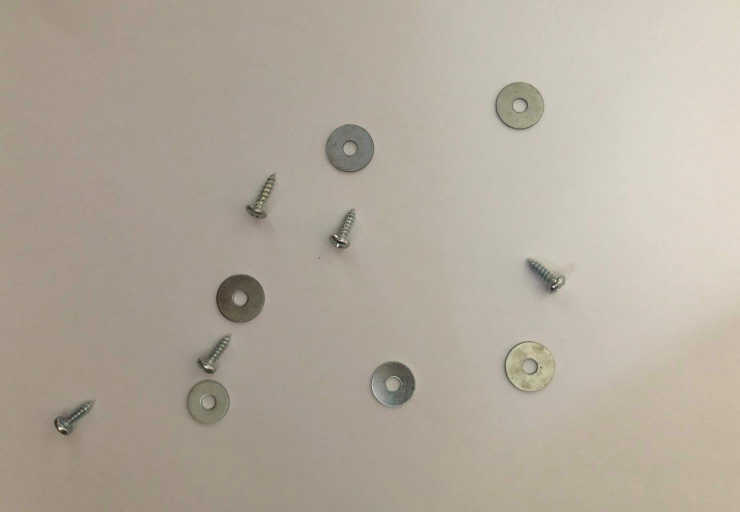
%> input picture Assignment_Input/Assignment_Input/IMG_01.jpg, 1480 x 1024 px (shown at 1/2 size)
$ octave Task1to4.m   (GNU Octave 9; MATLAB toolbox functions it lacks are replaced by stand-ins)
%> lines starting %> are read from the running program, lines starting %| are printed output that depends on the picture; in (x1, y1, x2, y2) boxes, pixels count from 0 and x2, y2 are one past the last pixel; in counts of white or black regions, pixels touching at a corner belong together; the program's own positions count from 1
clear; close all; % Clear memory and close any open figures

% Task 1: Pre-processing -----------------------
% Step-1: Load input image
I = imread('IMG_01.jpg');
%> I is the input picture: size 1024x1480x3 uint8; mean R, G, B 178.4, 169.5, 156.1

% Step-2: Covert image to grayscale
I_gray = rgb2gray(I);

% Step-3: Rescale image using bilinear interpolation
I_gray_scale_bi = imresize(I_gray, 0.5, "bilinear");

% Step-4: Produce histogram before enhancing
histogram(I_gray_scale_bi);
title("Step-4: Histogram before enhancing");
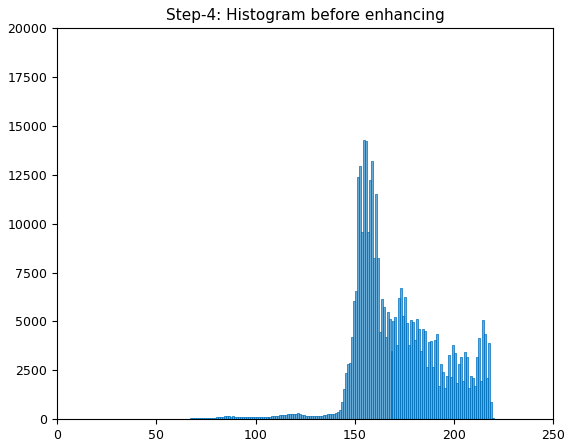
%> figure redrawn from the program's plot data; tallest bar 14254 high, from x = 154 to 155

% Step-5: Enhance image before binarisation using contrast stretching
% converts the intensity image I to double precision
J = 255*im2double(I_gray_scale_bi);
mi = min(min(J)); % find the minimum pixel intensity
%> mi = 38
ma = max(max(J)); % find the maximum pixel intensity
%> ma = 237

% Use the imadjust function to enhance the image
I_gray_scale_bi_enhanced = imadjust(I_gray_scale_bi,[mi/255; ma/255],[0; 0.9]);
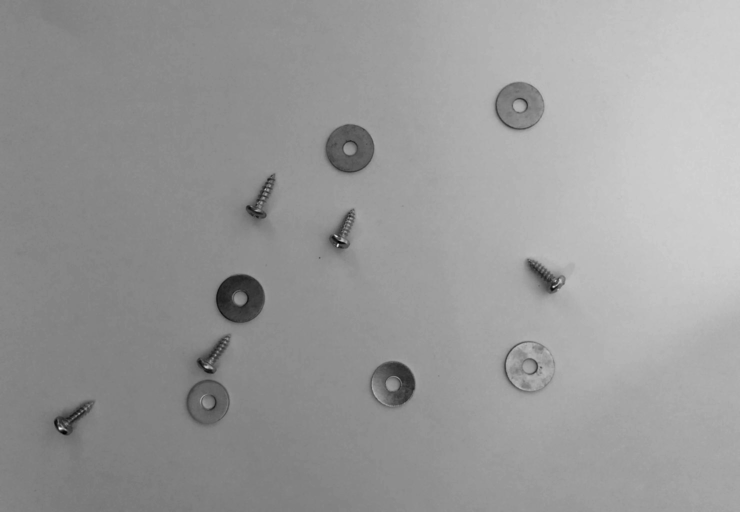
%> I_gray_scale_bi_enhanced: size 512x740 uint8; min 0, max 230, mean 153
figure, imshow(I_gray_scale_bi_enhanced);
title("Step-5: Enhanced Image")

% Step-6: Histogram after enhancement
histogram(I_gray_scale_bi_enhanced);
title("Step-6: Histogram for after enhancement.");
%> figure, not shown here; tallest bar 14254 high, from x = 134 to 135

% Step-7: Image Binarisation
binarisedImage = imbinarize(I_gray_scale_bi_enhanced, "adaptive", ...
    "ForegroundPolarity", "dark", "Sensitivity", 0.50);
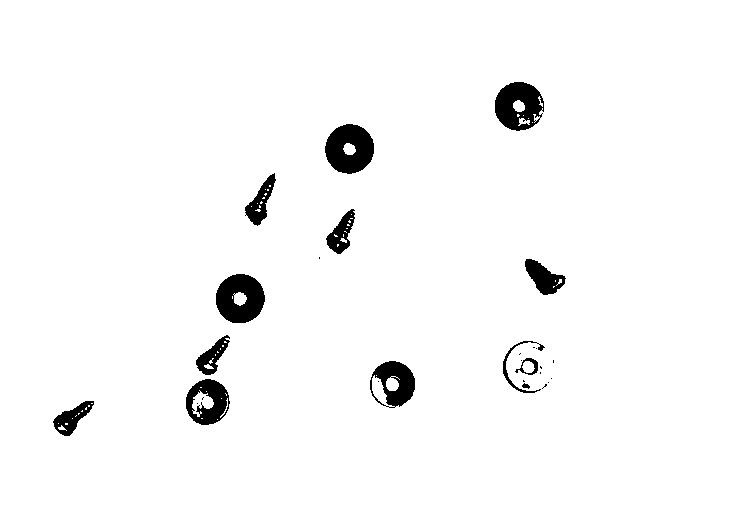
%> binarisedImage: size 512x740 logical; 97% white; 28 black regions (15 under 20 px), largest, box (x1, y1, x2, y2) and area: (325, 124, 374, 174) 1779, (216, 274, 265, 323) 1757, (495, 82, 544, 131) 1650
figure, imshow(binarisedImage)
title("Step-7: Producing binarised image")

% Display the re-sized image, histograms before and after enhancement,
% enhanced image and the binarised image
figure,subplot(3, 2, 1),imshow(I_gray_scale_bi);title('Re-sized Image');
axis on;

subplot(3, 2, 2),histogram(I_gray_scale_bi);title('Histogram (before enhancement)');
axis on;

subplot(3, 2, 3),imshow(I_gray_scale_bi_enhanced);title('Enhanced Image');
axis on;

subplot(3, 2, 4),histogram(I_gray_scale_bi_enhanced);title('Histogram (after enhancement)');
axis on;

subplot(3, 2, 5),imshow(binarisedImage);title('Binarised Image');
axis on;

pos = get(gcf, 'Position'); % gives the position of current sub-plot
set(gcf, 'Position',pos+[0 -100 100 100]) % set new position of current sub - plot
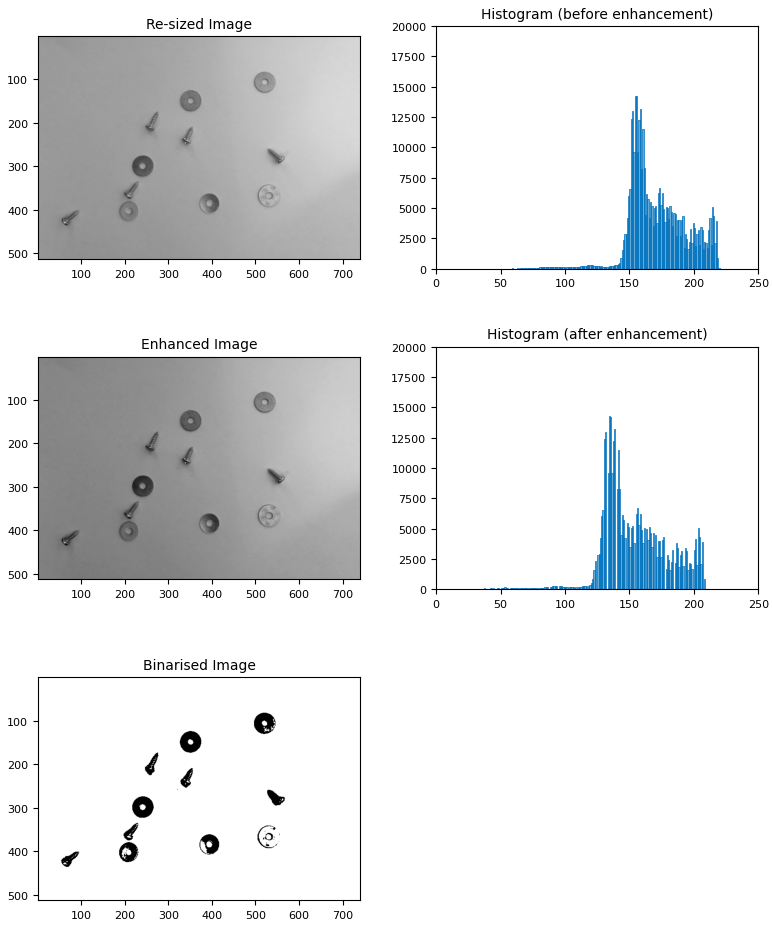
%> figure redrawn from the program's plot data, 5 panels


% Task 2: Edge detection ------------------------

% Use median filtering to help reduce noise in enhanced image before
% applying edge detection
img_smooth = medfilt2(I_gray_scale_bi_enhanced);

% Test out sobel method for edge detection
edgeDetectionSobel = edge(img_smooth,'sobel');
%> edgeDetectionSobel: size 512x740 logical; 0.74% white in thin lines or dots
figure; imshow(edgeDetectionSobel);
title("Task 2: Edge Detection - Sobel");

% Test out canny method for edge detection
% Change the sigma value to "0.08" to perform further noiser reduction
edgeDetectionCanny = edge(img_smooth,'canny', 0.08);
%> edgeDetectionCanny: size 512x740 logical; 0.88% white in thin lines or dots
figure; imshow(edgeDetectionCanny);
title("Task 2: Edge Detection - Canny");

% Test out prewitt method for edge detection
edgeDetectionPrewitt = edge(img_smooth,'prewitt');
%> edgeDetectionPrewitt: size 512x740 logical; 0.74% white in thin lines or dots
figure; imshow(edgeDetectionPrewitt);
title("Task 2: Edge Detection - Prewitt");


% Task 3: Simple segmentation --------------------

% Define a disk shaped structuring element with a radius of 3 pixels,
% this will be used for morphological operations
se = strel("disk", 3);

% Use closing method on the image to connect all edges of objects
I_close = imclose(edgeDetectionCanny, se);
%> I_close: size 512x740 logical; 1.8% white; 23 white regions (8 under 20 px), largest, box (x1, y1, x2, y2) and area: (502, 340, 557, 395) 1564, (368, 361, 416, 410) 743, (494, 81, 545, 131) 657

% Fill the objects holes
I_filled_segmented = imfill(I_close, "holes");
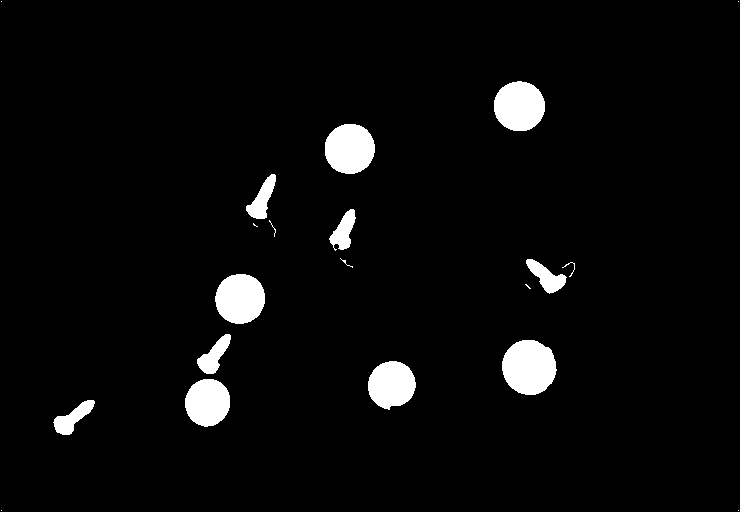
%> I_filled_segmented: size 512x740 logical; 4% white; 20 white regions (7 under 20 px), largest, box (x1, y1, x2, y2) and area: (502, 340, 557, 395) 2356, (494, 81, 545, 131) 2017, (325, 124, 375, 174) 1995

% Remove small objects (that cant be screw / washer)
I_filled_segmented = bwareaopen(I_filled_segmented,20);

% Display segmented image
figure; imshow(I_filled_segmented);
title("Task3 – Simple Segmentation");


% Task 4: Object Recognition --------------------
% Reference: Below code is a modified and extended version of:
% https://uk.mathworks.com/matlabcentral/answers/1990198-extracting-boundaries-properties-from-regionprops

% We label the connected components in the binary image
% and get the aspect ratio of each blob.

% Make measurements for each blob
props = regionprops(I_filled_segmented, 'MajorAxisLength', 'MinorAxisLength');
%> props = 13 regions; first 5, MajorAxisLength and MinorAxisLength: 52.91 18.07, 48.06 44.96, 49.16 18.97, 50.81 49.55, 52.59 17.87

% Get the major and minor axis into a vector
aMajor = [props.MajorAxisLength];
%> aMajor = [52.91 48.06 49.16 50.81 52.59 50.87 44.74 17.26 48.98 51.37 55.53 47.98 18.28]
aMinor = [props.MinorAxisLength];
%> aMinor = [18.07 44.96 18.97 49.55 17.87 49.96 19.14 3 46.11 50.02 54.07 20.25 13.96]

% Compute the aspect ratios feature
aspectRatios = aMajor ./ aMinor;
%> aspectRatios = [2.93 1.07 2.59 1.03 2.94 1.02 2.34 5.74 1.06 1.03 1.03 2.37 1.31]

% Get the number of regions
numBlobs = length(props);
%> numBlobs = 13

% Define a colormap that will be later modified
cmap = zeros(numBlobs+1, 3);

% For each blob number assign the color to be used for it,
% this depends on that blob's aspect ratio calculated
for k = 1 : numBlobs
	if aspectRatios(k) > 2 % Condition to distinguish between screw / washer
		cmap(k+1, :) = [1, 0, 0]; % Red for small screws
	else
		cmap(k+1, :) = [0.9100, 0.4100, 0.1700]; % Orange for washers
	end
end
%> this loop made 13 passes
%> after the loop, cmap = 14 rows, first 12: [0 0 0; 1 0 0; 0.91 0.41 0.17; 1 0 0; 0.91 0.41 0.17; 1 0 0; 0.91 0.41 0.17; 1 0 0; 1 0 0; 0.91 0.41 0.17; 0.91 0.41 0.17; 0.91 0.41 0.17]

% Label the binary image and apply the colourmap
labeledImage = bwlabel(I_filled_segmented);
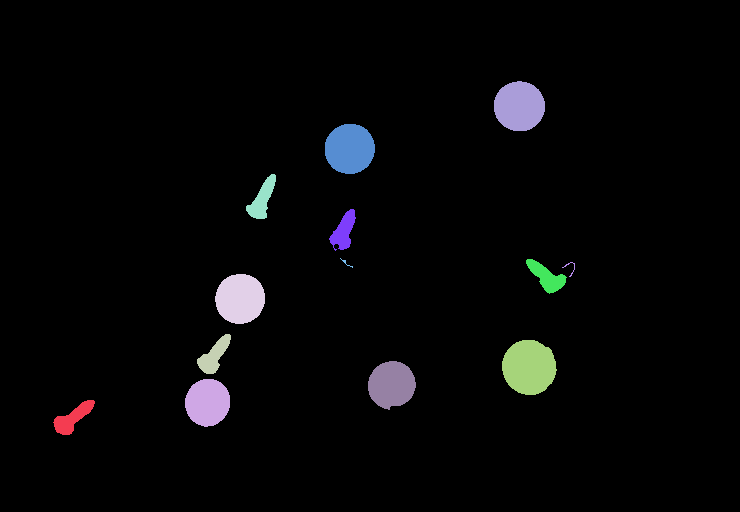
%> labeledImage: size 512x740 double; 14 distinct labels, from 0 to 13; one colour per label, 0 black
figure; imshow(labeledImage, []);
title("Task4 – Object Recognition");
colormap(cmap);
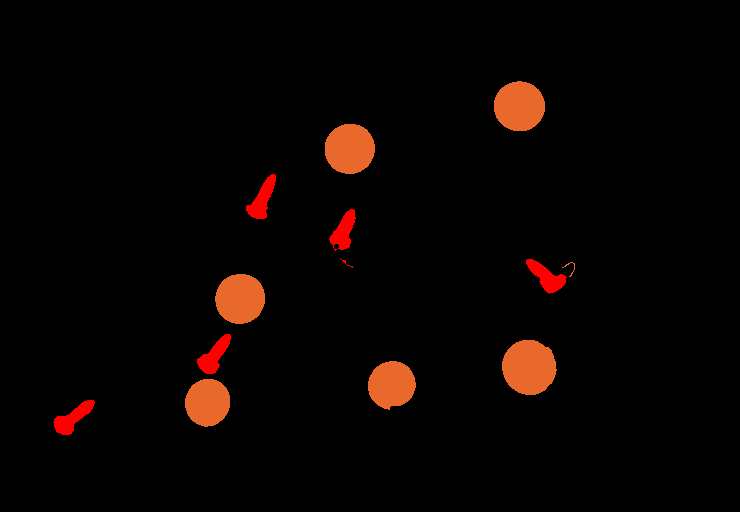
%> displayed picture: size 512x740x3, on the screen's scale of 0 to 255; mean R, G, B 9.4, 3.3, 1.3

$ run again, with Assignment_Input/Assignment_Input/IMG_02.jpg copied over Assignment_Input/Assignment_Input/IMG_01.jpg
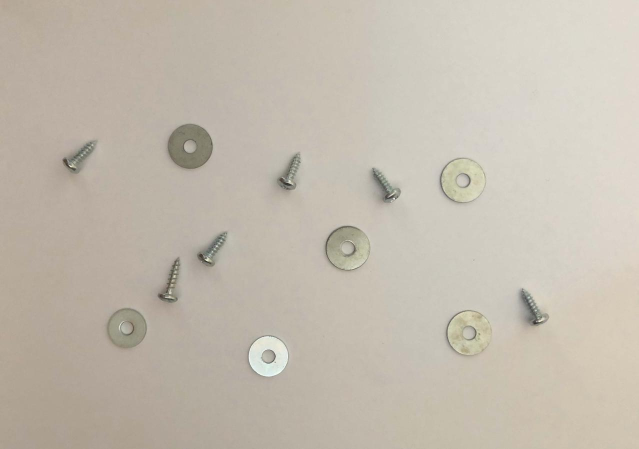
%> input picture Assignment_Input/Assignment_Input/IMG_02.jpg, 1277 x 898 px (shown at 1/2 size)
%> I is the input picture: size 898x1277x3 uint8; mean R, G, B 195.1, 187.2, 174.7
%> mi = 54
%> ma = 243
%> `binarisedImage = imbinarize(I_gray_scale_bi_enhanced, "adaptive", "For..`:
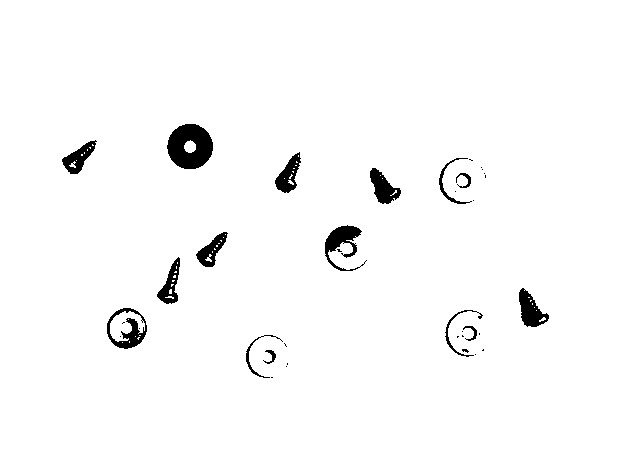
%> binarisedImage: size 449x639 logical; 97.6% white; 37 black regions (22 under 20 px), largest, box (x1, y1, x2, y2) and area: (167, 124, 213, 169) 1506, (325, 225, 367, 271) 737, (107, 308, 147, 349) 649
%> edgeDetectionSobel: size 449x639 logical; 0.89% white in thin lines or dots
%> edgeDetectionCanny: size 449x639 logical; 1.1% white in thin lines or dots
%> edgeDetectionPrewitt: size 449x639 logical; 0.89% white in thin lines or dots
%> I_close: size 449x639 logical; 2.5% white; 22 white regions (6 under 20 px), largest, box (x1, y1, x2, y2) and area: (439, 156, 488, 206) 1136, (444, 309, 494, 359) 1122, (324, 225, 372, 273) 975
%> props = 13 regions; first 5, MajorAxisLength and MinorAxisLength: 44.03 18.17, 43.02 41.65, 50.66 16.62, 46.8 46.75, 22.59 4.89
%> aMajor = [44.03 43.02 50.66 46.8 22.59 44.07 45.77 41.14 48.74 41.77 50.1 52.71 45.11]
%> aMinor = [18.17 41.65 16.62 46.75 4.89 16.52 43.8 16.88 48.07 16.79 49.59 47.34 17.8]
%> aspectRatios = [2.42 1.03 3.05 1 4.62 2.67 1.04 2.44 1.01 2.49 1.01 1.11 2.53]
%> numBlobs = 13
%> the loop `for k = 1 : numBlobs` made 13 passes
%> after the loop `for k = 1 : numBlobs`: cmap = 14 rows, first 12: [0 0 0; 1 0 0; 0.91 0.41 0.17; 1 0 0; 0.91 0.41 0.17; 1 0 0; 1 0 0; 0.91 0.41 0.17; 1 0 0; 0.91 0.41 0.17; 1 0 0; 0.91 0.41 0.17]
%> labeledImage: size 449x639 double; 14 distinct labels, from 0 to 13
%> `colormap(cmap);`:
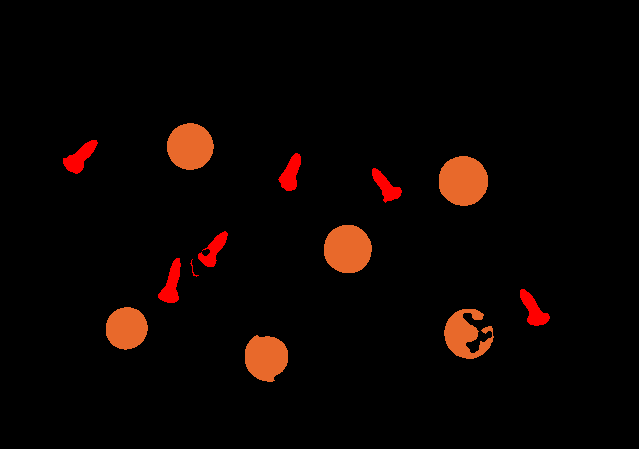
%> displayed picture: size 449x639x3, on the screen's scale of 0 to 255; mean R, G, B 10.8, 3.6, 1.5

$ run again, with Assignment_Input/Assignment_Input/IMG_03.jpg copied over Assignment_Input/Assignment_Input/IMG_01.jpg
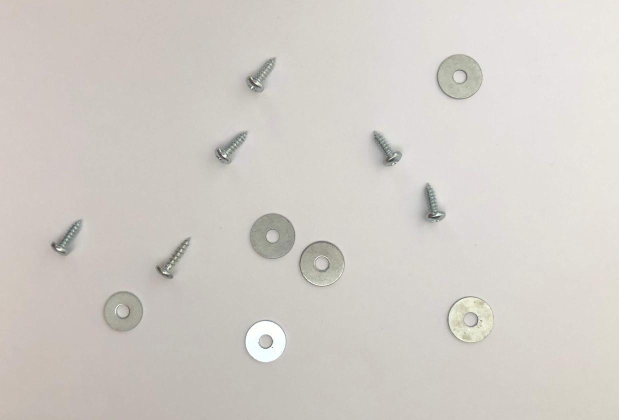
%> input picture Assignment_Input/Assignment_Input/IMG_03.jpg, 1238 x 840 px (shown at 1/2 size)
%> I is the input picture: size 840x1238x3 uint8; mean R, G, B 209.9, 205.4, 199.8
%> mi = 65
%> ma = 255
%> `binarisedImage = imbinarize(I_gray_scale_bi_enhanced, "adaptive", "For..`:
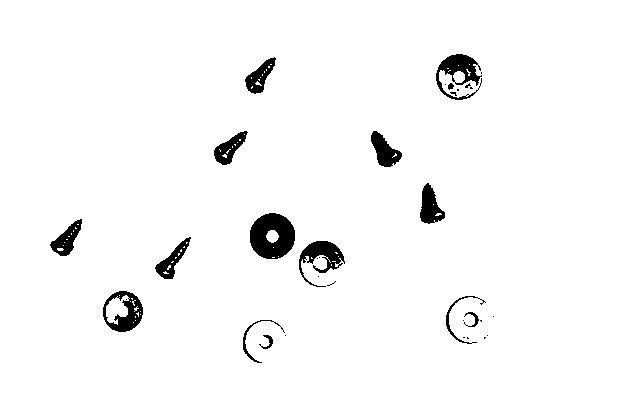
%> binarisedImage: size 420x619 logical; 96.9% white; 34 black regions (19 under 20 px), largest, box (x1, y1, x2, y2) and area: (250, 213, 295, 259) 1519, (436, 54, 482, 100) 902, (299, 241, 345, 287) 837
%> edgeDetectionSobel: size 420x619 logical; 0.98% white in thin lines or dots
%> edgeDetectionCanny: size 420x619 logical; 1.3% white in thin lines or dots
%> edgeDetectionPrewitt: size 420x619 logical; 0.97% white in thin lines or dots
%> I_close: size 420x619 logical; 2.6% white; 24 white regions (9 under 20 px), largest, box (x1, y1, x2, y2) and area: (445, 294, 493, 346) 1278, (298, 240, 345, 290) 943, (435, 54, 483, 101) 818
%> props = 12 regions; first 5, MajorAxisLength and MinorAxisLength: 44.85 18.39, 43.23 41.71, 51.64 16.73, 42.18 18.54, 45.76 43.48
%> aMajor = [44.85 43.23 51.64 42.18 45.76 42.13 48.05 50.28 42.47 42.62 48.41 52.15]
%> aMinor = [18.39 41.71 16.73 18.54 43.48 18.17 46.93 47.15 17.57 19.86 47.61 48.11]
%> aspectRatios = [2.44 1.04 3.09 2.28 1.05 2.32 1.02 1.07 2.42 2.15 1.02 1.08]
%> numBlobs = 12
%> the loop `for k = 1 : numBlobs` made 12 passes
%> after the loop `for k = 1 : numBlobs`: cmap = 13 rows, first 12: [0 0 0; 1 0 0; 0.91 0.41 0.17; 1 0 0; 1 0 0; 0.91 0.41 0.17; 1 0 0; 0.91 0.41 0.17; 0.91 0.41 0.17; 1 0 0; 1 0 0; 0.91 0.41 0.17]
%> labeledImage: size 420x619 double; 13 distinct labels, from 0 to 12
%> `colormap(cmap);`:
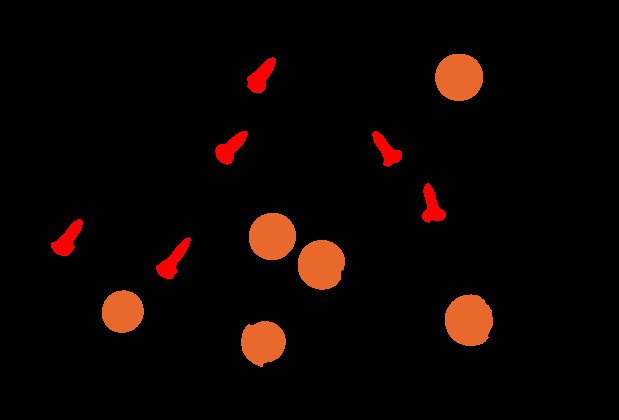
%> displayed picture: size 420x619x3, on the screen's scale of 0 to 255; mean R, G, B 12.5, 4.2, 1.7

$ run again, with Assignment_Input/Assignment_Input/IMG_04.jpg copied over Assignment_Input/Assignment_Input/IMG_01.jpg
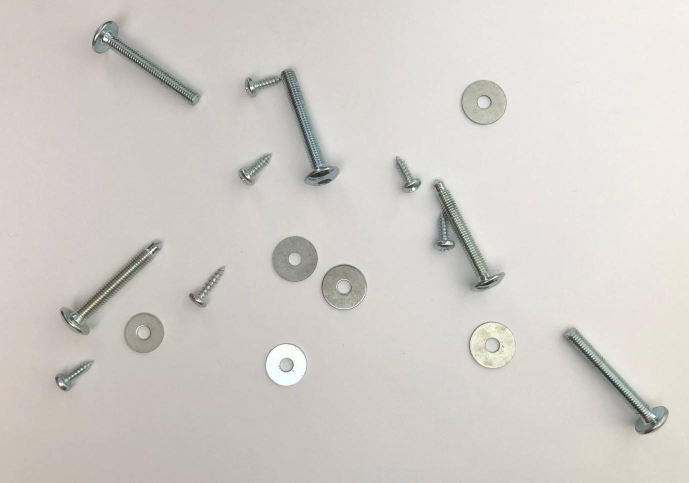
%> input picture Assignment_Input/Assignment_Input/IMG_04.jpg, 1377 x 966 px (shown at 1/2 size)
%> I is the input picture: size 966x1377x3 uint8; mean R, G, B 209.9, 206.1, 200.7
%> mi = 41
%> ma = 254
%> binarisedImage: size 483x689 logical; 94.3% white; 41 black regions (23 under 20 px), largest, box (x1, y1, x2, y2) and area: (244, 68, 340, 187) 2539, (432, 179, 505, 292) 2526, (561, 327, 669, 435) 2518
%> edgeDetectionSobel: size 483x689 logical; 1.5% white in thin lines or dots
%> edgeDetectionCanny: size 483x689 logical; 1.9% white in thin lines or dots
%> edgeDetectionPrewitt: size 483x689 logical; 1.4% white in thin lines or dots
%> I_close: size 483x689 logical; 4.3% white; 28 white regions (8 under 20 px), largest, box (x1, y1, x2, y2) and area: (562, 327, 669, 435) 2172, (60, 240, 163, 335) 1955, (92, 13, 202, 106) 1806
%> props = 15 regions; first 5, MajorAxisLength and MinorAxisLength: 47.75 17.46, 150.9 25.64, 151.5 32.81, 42.97 41.34, 51.73 16.87
%> aMajor = [47.75 150.9 151.5 42.97 51.73 42.06 168 45.81 47.92 48.84 41.28 129.5 48.17 52.91 168.4]
%> aMinor = [17.46 25.64 32.81 41.34 16.87 18.57 46.65 43.55 46.83 46.46 17.89 39.26 47.16 48.12 28.8]
%> aspectRatios = [2.73 5.88 4.62 1.04 3.07 2.27 3.6 1.05 1.02 1.05 2.31 3.3 1.02 1.1 5.85]
%> numBlobs = 15
%> the loop `for k = 1 : numBlobs` made 15 passes
%> after the loop `for k = 1 : numBlobs`: cmap = 16 rows, first 12: [0 0 0; 1 0 0; 1 0 0; 1 0 0; 0.91 0.41 0.17; 1 0 0; 1 0 0; 1 0 0; 0.91 0.41 0.17; 0.91 0.41 0.17; 0.91 0.41 0.17; 1 0 0]
%> labeledImage: size 483x689 double; 16 distinct labels, from 0 to 15
%> `colormap(cmap);`:
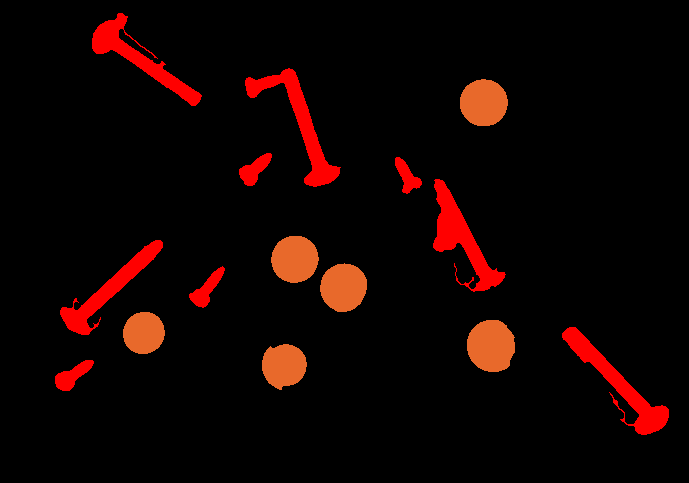
%> displayed picture: size 483x689x3, on the screen's scale of 0 to 255; mean R, G, B 18.1, 3.2, 1.3
